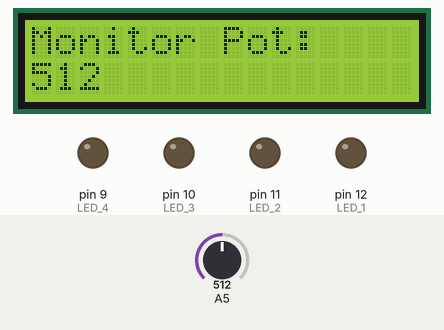
A sketch run on a simulated Arduino Uno, built with avr-gcc and run on an emulated ATmega328P. On the bench: 16×2 character LCD, output pins drawn as LEDs (lit = HIGH). The inputs (shaded band) are chosen by the test bench; at power-on: A5 = 512.

Above: at 1.2 s.
1.3 s: A5 set to 716
At 2.1 s:
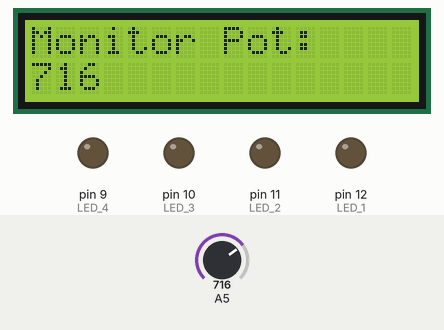
2.8 s: A5 set to 900
At 3.9 s:
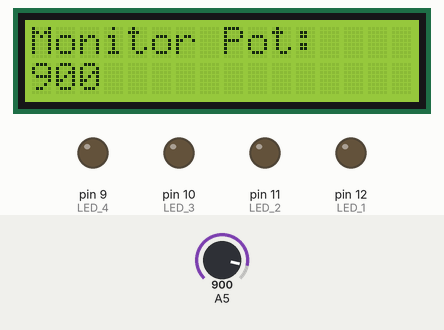
4.3 s: A5 set to 1023
At 4.6 s:
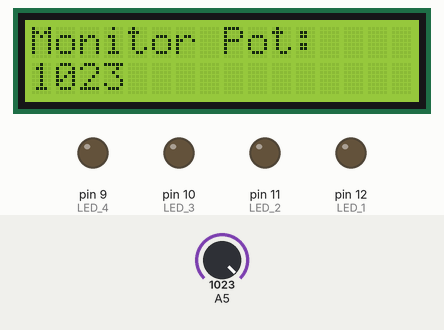
Timing chart, 0 to 7.3 s (numbered marks = the images above; inputs shaded):
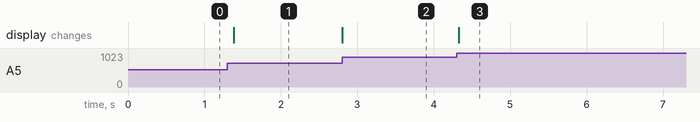

Measured:
- after the input at 1.3 s, the display: changes after 0.08 s (image 1)
- after the input at 2.8 s, the display: changes at once (image 2)
- after the input at 4.3 s, the display: changes at once (image 3)

The sketch:

prog03.ino
```cpp
const int ENTRADA_1 = 3;
const int ENTRADA_2 = 8;
const int LED_1 = 12;
const int LED_2 = 11;
const int LED_3 = 10;
const int LED_4 = 9;
const int LIGADO = HIGH;
const int DESLIGADO = LOW;
const int ENABLE = 2;
const int RS = 13;
const int LCD_D7 = 7;
const int LCD_D6 = 6;
const int LCD_D5 = 5;
const int LCD_D4 = 4;

#include <LiquidCrystal.h>
//Cria uma variável chamada lcd para usar o LCD
LiquidCrystal lcd(RS, ENABLE, LCD_D4, LCD_D5, LCD_D6, LCD_D7);

void setup() {
  //Configurar as entradas
  pinMode(ENTRADA_1, INPUT);
  pinMode(ENTRADA_2, INPUT);
  //Configurar as saídas
  pinMode(LED_1, OUTPUT);
  pinMode(LED_2, OUTPUT);
  pinMode(LED_3, OUTPUT);
  pinMode(LED_4, OUTPUT);

  //Inicializa o LCD
  lcd.begin(16, 2);
  //POsicionar o cursor do LCD
  lcd.setCursor(0,0); //Coluna x Linha
  //Escrever uma msg no LCD
  lcd.print("Monitor Pot:");

}

void loop() {
  //Faz a leitura do potenciometro
  int pot = analogRead(5);
  //Limpa a linha no LCD
  lcd.setCursor(0,1);
  lcd.print("    ");
  //Escreve a msg no LCD
  lcd.setCursor(0,1);
  lcd.print(pot);
  //Atualiza a msg a cada 50ms
  delay(100);
}
```
